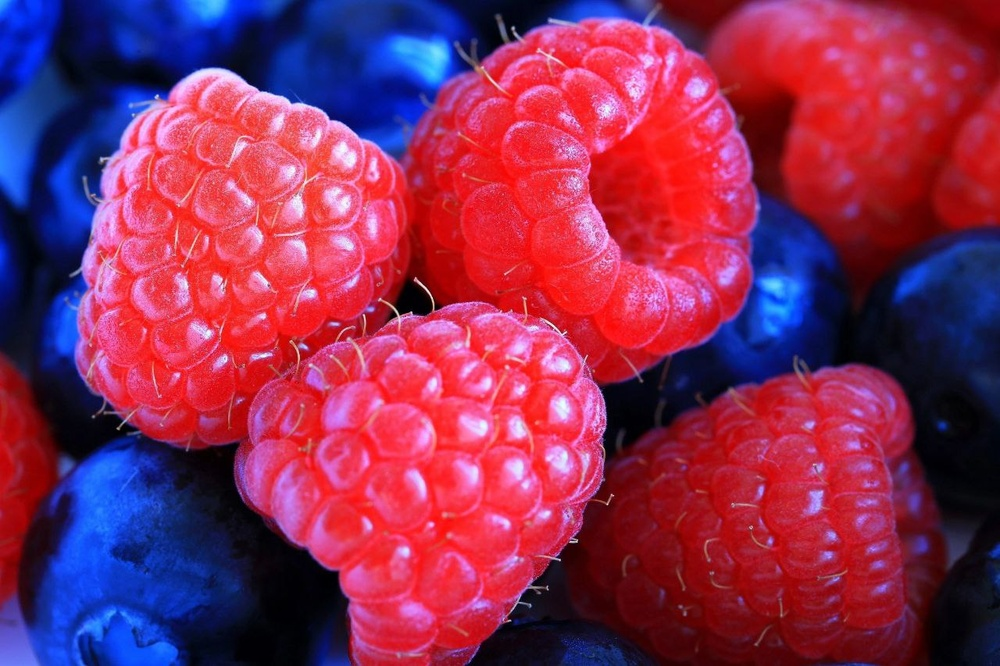
#> input picture 5/lab5.jpg, 1000 x 666 px, shrunk from 1280 x 853 before the run
$ jupyter execute lab5.ipynb
#> lines starting #> are read from the running program, lines starting #| are printed output that depends on the picture; after the words box and inside, x2 and y2 are one past the last pixel; in counts of white or black regions, pixels touching at a corner belong together
# Лабораторная работа 5
> Выполнена студентом: **Гусаровым А.С. 22ВВИм2**

Цель лабораторной работы:
Реализация цветовой сегментации

[cell 1]
import matplotlib.pyplot as plt
import cv2 as cv
import numpy as np
import seaborn as sns
import warnings
warnings.simplefilter(action='ignore', category=FutureWarning)
from matplotlib import colors
from matplotlib.colors import hsv_to_rgb

[cell 2]
image = cv.imread('lab5.jpg')
#> image is the input picture: shape (666, 1000, 3); mean B, G, R 86.7, 44.2, 137.2
image_rgb = cv.cvtColor(image, cv.COLOR_BGR2RGB)
image_hsv = cv.cvtColor(image_rgb, cv.COLOR_RGB2HSV)
#> image_hsv: shape (666, 1000, 3); mean H, S, V 142, 199.3, 166.8
plt.imshow(image_rgb)
plt.show()

[cell 3]
for layer in range(image_hsv.shape[-1]):
	lv = image_hsv[...,layer].flatten()
	sns.kdeplot(lv)
plt.legend(labels=['H', 'S', 'V'])
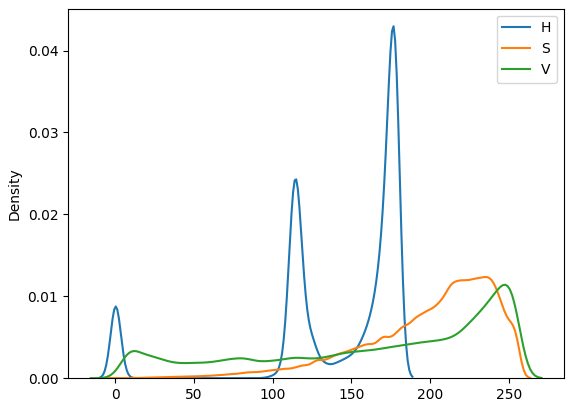
#> figure drawn by matplotlib, 1 panel; curve peaks at x = 176.8, y = 0.043; curve peaks at x = 234.9, y = 0.0124; curve peaks at x = 247.7, y = 0.0114

[cell 4]
mask_h = cv.inRange(image_hsv[...,0], 130, 255)
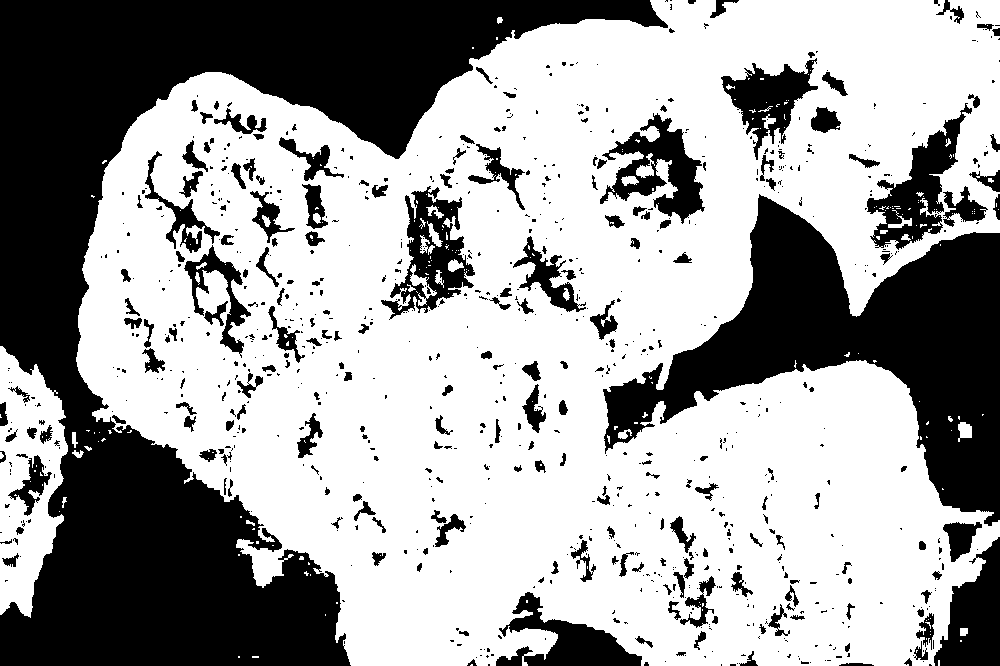
#> mask_h: shape (666, 1000); 63.1% white; 839 black regions (620 under 20 px), largest, box (x1, y1, x2, y2) and area: (0, 0, 668, 666) 136506, (603, 194, 1000, 526) 49627, (867, 103, 972, 250) 5214
mask_v = cv.inRange(image_hsv[...,2], 160, 255)
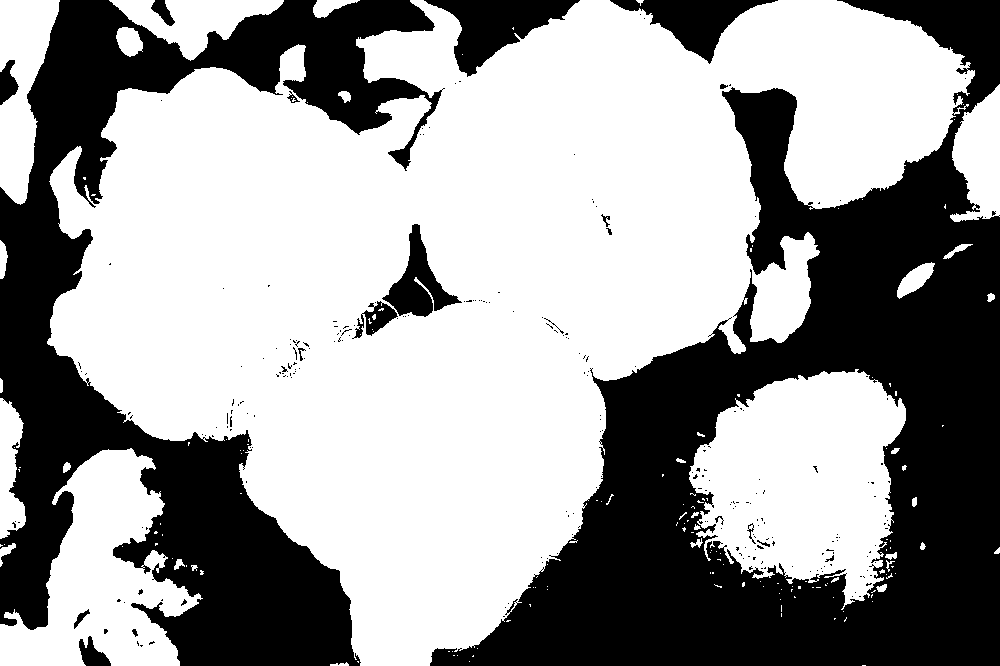
#> mask_v: shape (666, 1000); 61.2% white; 254 black regions (233 under 20 px), largest, box (x1, y1, x2, y2) and area: (430, 0, 1000, 666) 148262, (0, 0, 445, 666) 95085, (424, 0, 580, 77) 5201
image_after_mask_h = cv.bitwise_and(image_rgb, image_rgb, mask=mask_h)
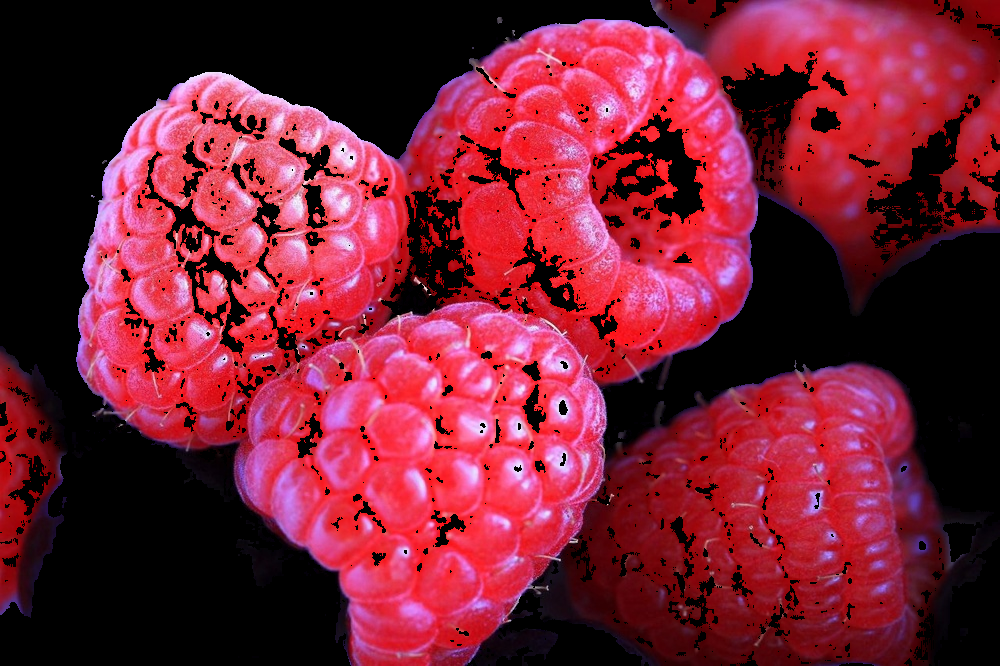
#> image_after_mask_h: shape (666, 1000, 3); mean R, G, B 118.9, 31.8, 51.2
image_after_mask_v = cv.bitwise_and(image_after_mask_h, image_after_mask_h, mask=mask_v)
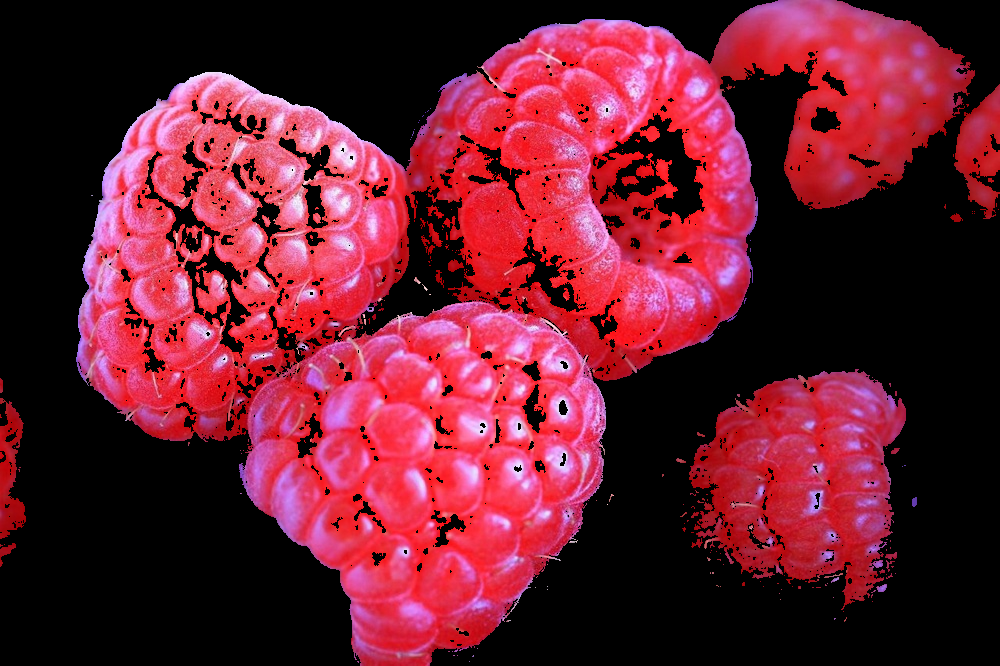
#> image_after_mask_v: shape (666, 1000, 3); mean R, G, B 104.5, 29.5, 46.4
result_img = image_after_mask_v

plt.figure(figsize=(20,8))
plt.subplot(2, 3, 2)
plt.imshow(mask_h, cmap="gray")
plt.subplot(2, 3, 3)
plt.imshow(mask_v, cmap="gray")
plt.subplot(2, 3, 4)
plt.imshow(image_rgb)
plt.subplot(2, 3, 5)
plt.imshow(image_after_mask_h)
plt.subplot(2, 3, 6)
plt.imshow(image_after_mask_v)
plt.show()

[cell 5]
image_dilate = cv.dilate(result_img, np.ones((8,8), np.int8))
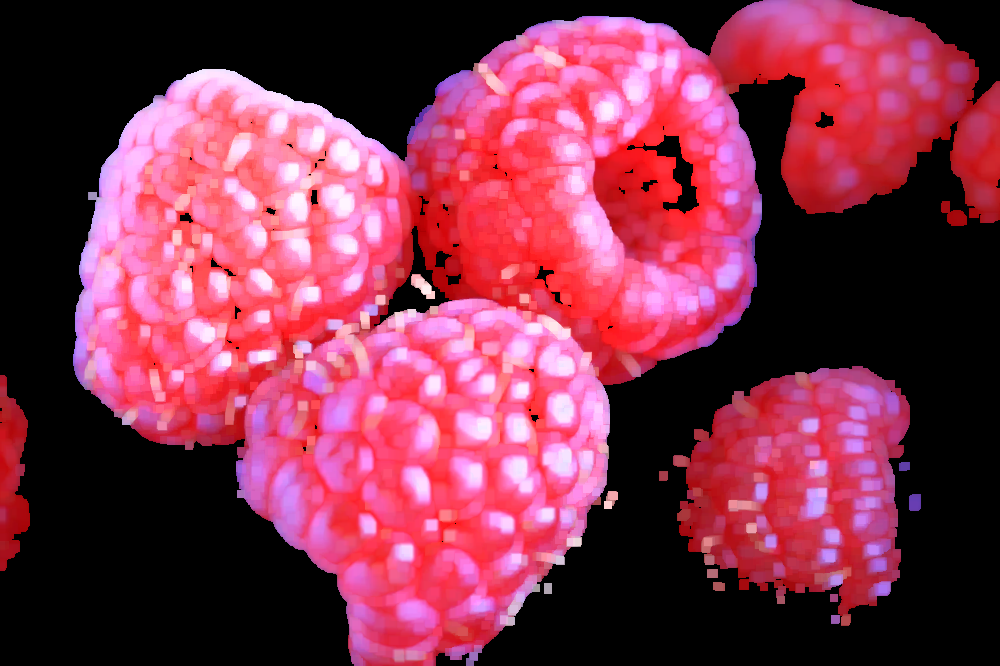
#> image_dilate: shape (666, 1000, 3); mean R, G, B 128.8, 50.2, 75
image_erode = cv.erode(image_dilate, np.ones((10,10), np.int8))
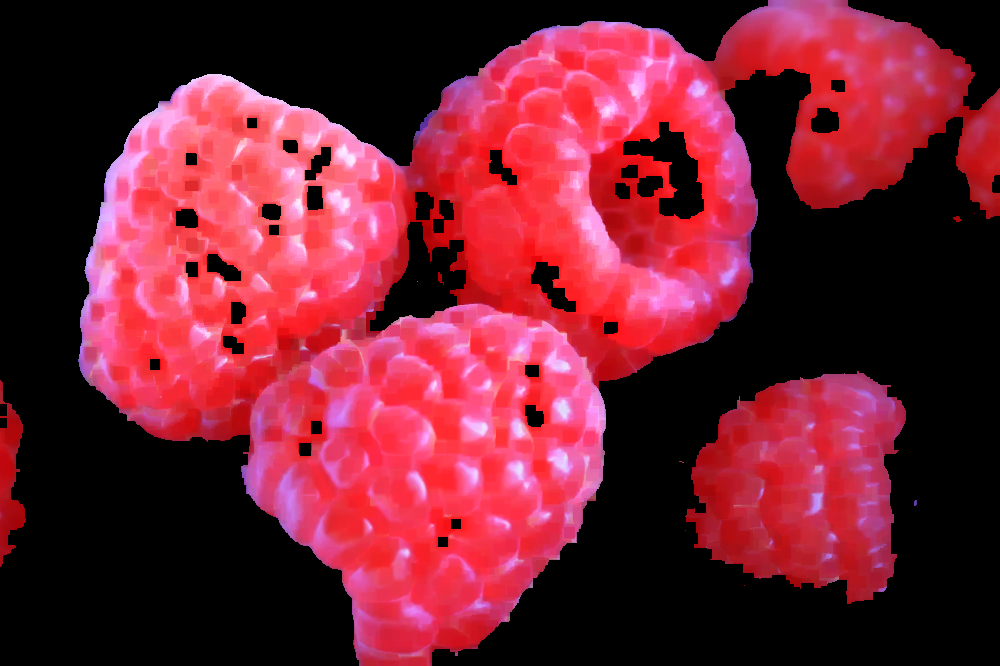
#> image_erode: shape (666, 1000, 3); mean R, G, B 113.3, 32.1, 48.5
plt.figure(figsize=(16,4))
plt.subplot(1, 2, 1)
plt.imshow(image_dilate)
plt.subplot(1, 2, 2)
plt.imshow(image_erode)
plt.show()

[cell 6]
from sklearn.cluster import DBSCAN

points = []
x_sz, y_sz = image_erode.shape[:2]
#> x_sz = 666; y_sz = 1000
for i in range(x_sz):
	for j in range(y_sz):
		if image_erode[i][j].any():
			points.append([j, x_sz - i])
points = np.array(points)

db = DBSCAN(eps=10, min_samples=10).fit(points)
n_clusters = len(set(db.labels_)) - (1 if -1 in db.labels_ else 0)
#> n_clusters = 5
print('Обнаружено ягод: %d' % n_clusters)
#| Обнаружено ягод: 5
